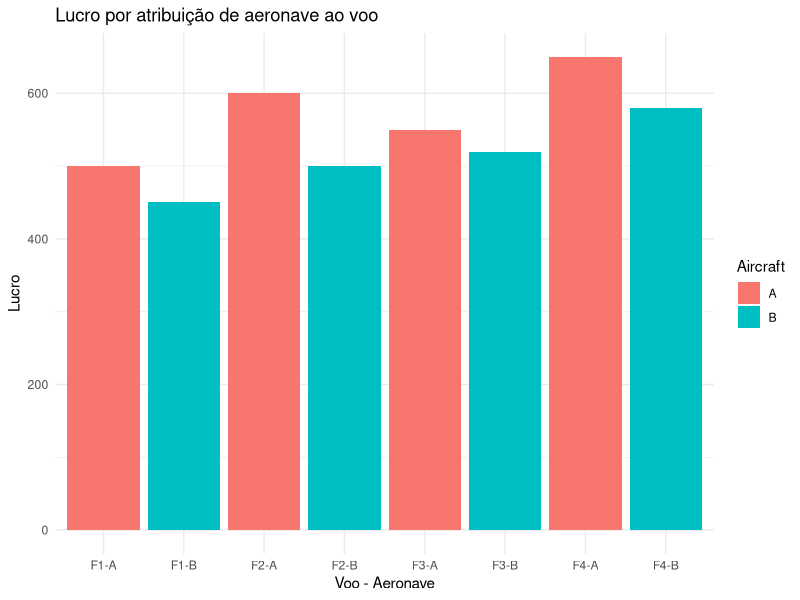
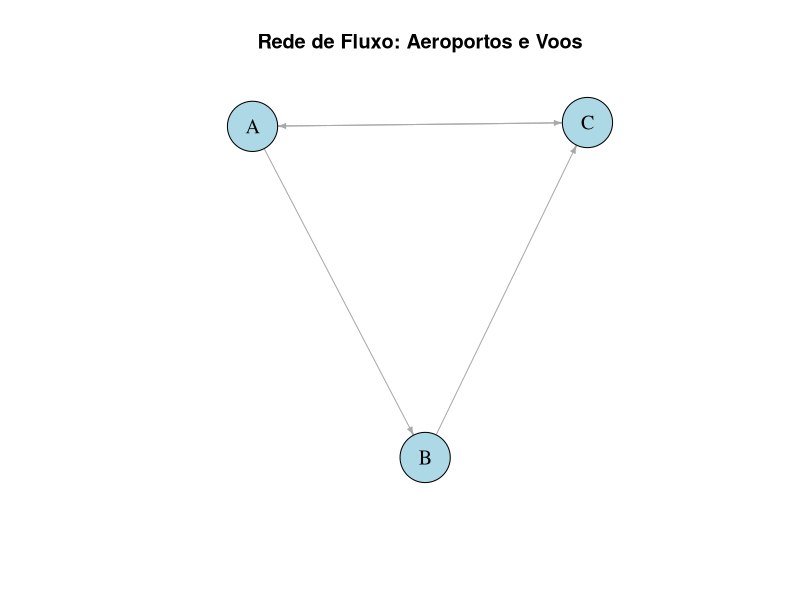
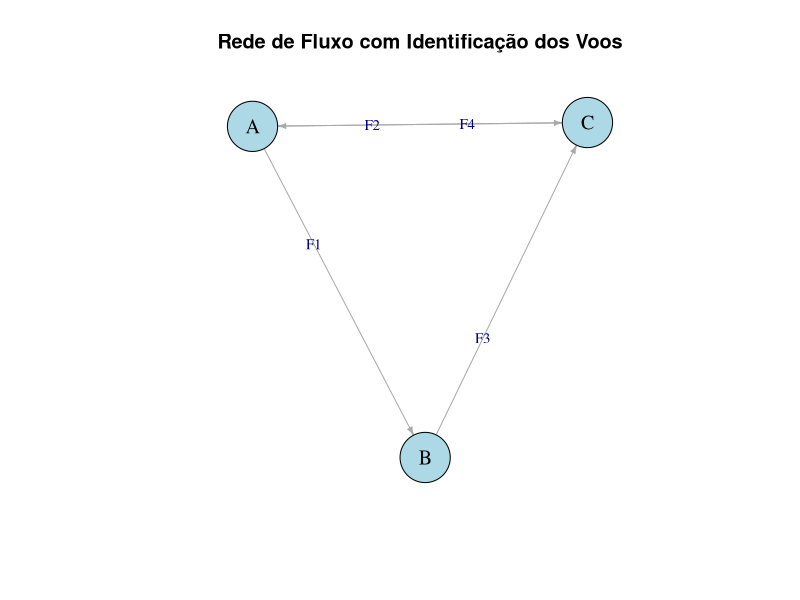

Reproduce these figures in R, in order.
## ---- chunk 1
library(lpSolve)
library(dplyr)
library(ggplot2)
library(igraph)

### 3.1 Definição dos dados
# Definição dos voos
flights <- data.frame(
  flight_id = c("F1", "F2", "F3", "F4"),
  origin = c("A", "A", "B", "C"),
  destination = c("B", "C", "C", "A"),
  profit_A = c(500, 600, 550, 650),  # Lucro se feito com aeronave tipo A
  profit_B = c(450, 500, 520, 580)   # Lucro se feito com aeronave tipo B
)

# Disponibilidade de aeronaves
aircraft_availability <- c(A = 2, B = 1)
### 3.2 Criar variáveis de decisão
num_flights <- nrow(flights)
num_aircraft_types <- 2
# Vetor de coeficientes da função objetivo
obj_coeffs <- as.vector(t(flights[, c("profit_A", "profit_B")]))
# Nomes das variáveis (ex.: F1_A, F1_B, F2_A, F2_B...)
var_names <- paste0(rep(flights$flight_id, each = num_aircraft_types),
                    "_", rep(c("A", "B"), times = num_flights))
### 3.3 Restrições
# Restrição 1: cada voo tem exatamente 1 tipo
constr_flight <- matrix(0, nrow = num_flights, ncol = length(obj_coeffs))
for (i in 1:num_flights) {
  constr_flight[i, (2*i - 1):(2*i)] <- 1
}

# Restrição 2: disponibilidade por tipo
constr_aircraft <- matrix(0, nrow = num_aircraft_types, ncol = length(obj_coeffs))
# Tipo A → posições ímpares
constr_aircraft[1, seq(1, length(obj_coeffs), by = 2)] <- 1
# Tipo B → posições pares
constr_aircraft[2, seq(2, length(obj_coeffs), by = 2)] <- 1

# Juntar restrições
A_mat <- rbind(constr_flight, constr_aircraft)
dir_vec <- c(rep("==", num_flights), rep("<=", num_aircraft_types))
rhs_vec <- c(rep(1, num_flights), aircraft_availability)
### 3.4 Resolver o modelo
lp_model <- lp(
  direction = "max",
  objective.in = obj_coeffs,
  const.mat = A_mat,
  const.dir = dir_vec,
  const.rhs = rhs_vec,
  all.bin = TRUE
)

# Resultado
solution <- lp_model$solution
names(solution) <- var_names
solution
lp_model$objval
### 3.5 Interpretação da solução
assigned <- data.frame(
  flight = flights$flight_id,
  chosen_aircraft = ifelse(solution[seq(1, length(solution), by=2)] == 1, "A", "B"),
  profit = mapply(function(f,a) {
    if (a == "A") flights$profit_A[flights$flight_id == f] else flights$profit_B[flights$flight_id == f]
  }, flights$flight_id, ifelse(solution[seq(1, length(solution), by=2)] == 1, "A", "B"))
)

assigned
### 3.6 Visualização dos lucros
library(tidyr)
library(ggplot2)
profit_df <- flights %>%
  tidyr::pivot_longer(cols = c("profit_A", "profit_B"),
                      names_to = "Aircraft", values_to = "Profit") %>%
  mutate(Aircraft = ifelse(Aircraft == "profit_A", "A", "B"),
         Assignment = paste0(flight_id, "-", Aircraft))

ggplot(profit_df, aes(x = Assignment, y = Profit, fill = Aircraft)) +
  geom_bar(stat = "identity", position = "dodge") +
  labs(title = "Lucro por atribuição de aeronave ao voo",
       x = "Voo - Aeronave", y = "Lucro") +
  theme_minimal()
### 3.7 Visualização da Rede de Fluxo
library(igraph)

# Criar grafo a partir dos voos (origem → destino)
edges <- flights %>%
  select(origin, destination) %>%
  as.matrix()

# Criar objeto igraph
g <- graph_from_edgelist(edges, directed = TRUE)

# Layout automático (pode ser fixo para manter a posição estável)
layout <- layout_with_fr(g)

# 1º gráfico: estrutura simples da rede
plot(
  g,
  layout            = layout,
  vertex.size       = 30,
  vertex.color      = "lightblue",
  vertex.label.color= "black",
  vertex.label.cex  = 1.2,
  edge.arrow.size   = 0.4,
  main              = "Rede de Fluxo: Aeroportos e Voos"
)

# Adicionar rótulos dos voos como atributo da aresta
E(g)$label <- flights$flight_id

# 2º gráfico: rede com identificação dos voos
plot(
  g,
  layout            = layout,
  vertex.size       = 30,
  vertex.color      = "lightblue",
  vertex.label.color= "black",
  vertex.label.cex  = 1.2,
  edge.arrow.size   = 0.4,
  edge.label        = E(g)$label,
  edge.label.cex    = 0.9,
  main              = "Rede de Fluxo com Identificação dos Voos"
)
